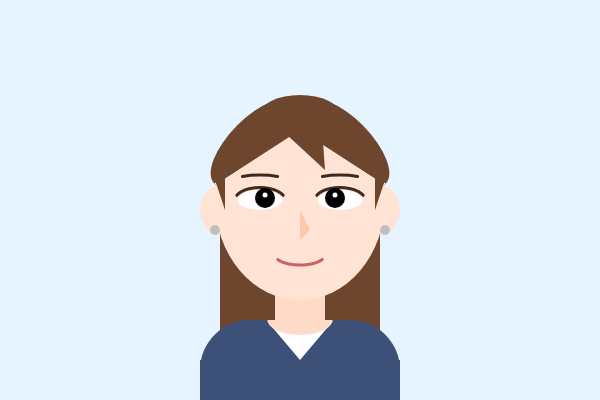
Frame 1 (no input)
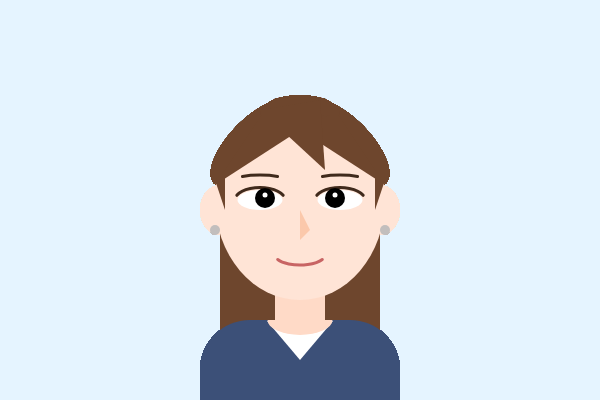
Frame 60 (no input)
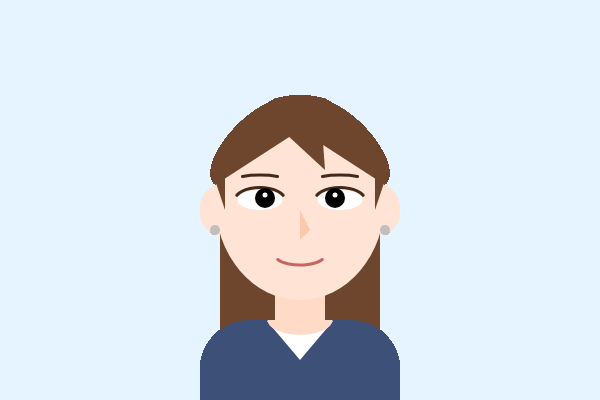
Frame 120 (the mouse pressed at the canvas centre since frame 60)

The p5.js sketch that drew these frames (run headless with seeded random() and noise() and a simulated clock; from frame 60 on, the mouse is pressed at the canvas centre):

// p5.js sketch
// ── sketch.js
function setup() {
  createCanvas(600, 400);
  background(229, 244, 255);
}

function draw() {
  noStroke();
  
  let centerX = 300;
  let centerY = 200;
  
  fill(110, 70, 45);
  rect(centerX - 80, centerY - 40, 160, 220, 10);
  
  fill(255, 218, 199);
  rect(centerX - 25, centerY + 70, 50, 50);
  
  fill(255, 228, 214);
  ellipse(centerX, centerY, 170, 200);
  
  push();  
  fill(110, 70, 45);
  translate(centerX + 45, centerY - 57);
  rotate(PI / 4);
  arc(0, 0, 115, 50, PI, 0);
  pop();
  
  push();
  fill(110, 70, 45);
  translate(centerX - 45, centerY - 57);
  rotate(-PI / 4);
  arc(0, 0, 115, 50, PI, 0);
  pop();
  
  fill(110, 70, 45);
  triangle(centerX - 35, centerY - 90, centerX, centerY - 70, centerX - 85, centerY - 15);
  triangle(centerX + 35, centerY - 90, centerX, centerY - 70, centerX + 85, centerY - 15);
  stroke(110, 70, 45);
  triangle(centerX, centerY - 70, centerX - 35, centerY - 90, centerX + 35, centerY - 90);
  strokeWeight(3);
  noStroke();
  arc(centerX, centerY - 85, 80, 40, PI, 0);
  triangle(centerX - 40, centerY - 90, centerX + 20, centerY - 100, centerX + 25, centerY - 30);
  
  fill(255, 228, 214);
  arc(centerX - 80, centerY + 10, 40, 50, HALF_PI, PI + HALF_PI);
  arc(centerX + 80, centerY + 10, 40, 50, -HALF_PI, HALF_PI);
  
  fill(110, 70, 45);
  triangle(centerX + 75, centerY - 30, centerX + 85, centerY - 20, centerX + 75, centerY + 10);
  triangle(centerX - 75, centerY - 30, centerX - 85, centerY - 20, centerX - 75, centerY + 10);
  
  fill(60, 80, 120);
  rect(centerX - 100, centerY + 120, 200, 100, 50);
  
  fill(60, 80, 120);
  rect(centerX - 100, centerY + 160, 200, 100);
  
  fill(255, 255, 255);
  triangle(centerX, centerY + 160, centerX + 33, centerY + 121, centerX - 33, centerY + 121);
  
  fill(255, 218, 199);
  arc(centerX, centerY + 120, 65, 30, 0, PI);
  
  fill(255, 255, 255);
  ellipse(centerX - 40, centerY, 45, 20)
  ellipse(centerX + 40, centerY, 45, 20)
  
  stroke(64, 42, 28);
  strokeWeight(3);
  noFill();
  arc(centerX - 40, centerY - 20, 50, 10, PI + 0.2, TWO_PI - 0.2);
  arc(centerX + 40, centerY - 20, 50, 10, PI + 0.2, TWO_PI - 0.2);
  arc(centerX - 40, centerY, 50, 25, PI + 0.2, TWO_PI - 0.2);
  arc(centerX + 40, centerY, 50, 25, PI + 0.2, TWO_PI - 0.2);
  
  stroke(200, 100, 100);
  strokeWeight(3);
  noFill();
  arc(centerX, centerY + 55, 50, 20, 0.2, PI - 0.2);
  noStroke();
  
  fill(0);
  ellipse(centerX - 35, centerY - 2, 20, 20);
  ellipse(centerX + 35, centerY - 2, 20, 20);
  
  fill(255);
  ellipse(centerX - 35, centerY - 5, 5, 5);
  ellipse(centerX + 35, centerY - 5, 5, 5);
  
  fill(251, 200, 171);
  triangle(centerX + 10, centerY + 30, centerX, centerY + 10, centerX, centerY + 40);
  
  fill(194, 190, 189);
  ellipse(centerX - 85, centerY + 30, 10, 10);
  ellipse(centerX + 85, centerY + 30, 10, 10);
}
